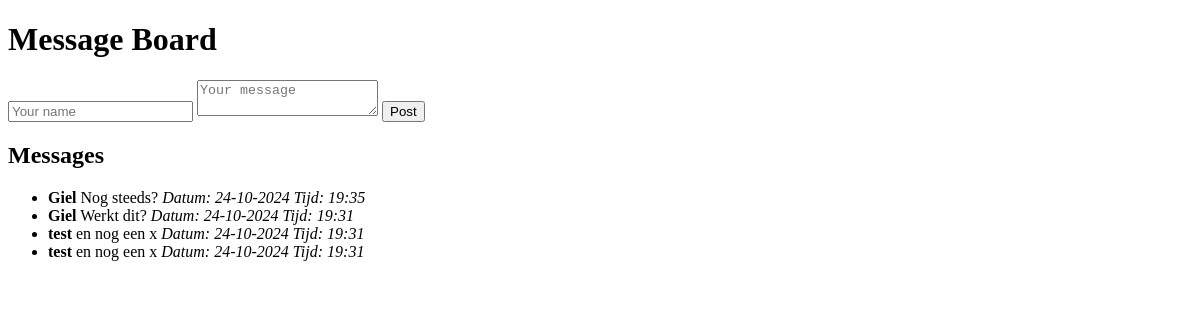
The page /board/ on the database as committed earlier.
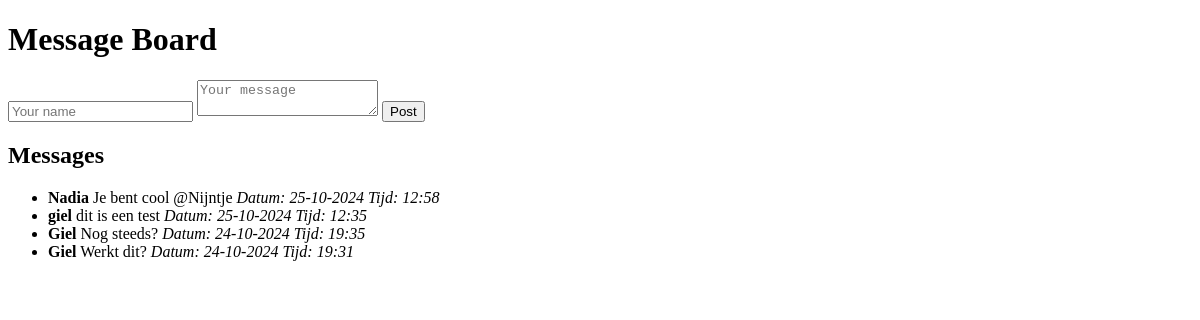
The same page on the database as committed later.
### board/models.py (models this page shows, shortened)
class Message(models.Model):
    username = models.CharField(max_length=100)
    content = models.TextField()
    created_at = models.DateTimeField(auto_now_add=True)

### board/views.py (the view, shortened to what this page needs)
# urls.py: path('', views.message_list, name='message_list'),
def message_list(request):
    messages = Message.objects.all().order_by('-created_at')
    formatted_messages = []
    for message in messages:
        formatted_messages.append({
            'username': message.username,
            'content': message.content,
            'formatted_date': message.created_at.strftime('%d-%m-%Y'),
            'formatted_time': message.created_at.strftime('%H:%M')
        })
    return render(request, 'board/message_list.html', {'messages': formatted_messages})

### board/templates/board/message_list.html (shortened to what this page needs)
<!DOCTYPE html>
<html>
<head>
</head>
<body>
    <h1>Message Board</h1>
    <form method="POST">
        <input type="text" name="username" placeholder="Your name" required>
        <textarea name="content" placeholder="Your message" required></textarea>
        <button type="submit">Post</button>
    </form>
    <h2>Messages</h2>
    <ul>
        {% for message in messages %}
            <li>
                <strong>{{ message.username }}</strong>
                 {{ message.content }}
                 <em>Datum: {{ message.formatted_date }}
                    Tijd: {{ message.formatted_time }}</em>
            </li>
        {% empty %}
            <li>No messages yet.</li>
        {% endfor %}
    </ul>
</body>
</html>

Rows that differ between the two databases and show on the page:
removed Message: username "test", content "en nog een x"
removed Message: username "test", content "en nog een x"
added Message: username "Nadia", content "Je bent cool @Nijntje"
added Message: username "giel", content "dit is een test"
Other text that changed with them:
new list line: "Datum: 25-10-2024 Tijd: 12:58"
new list line: "Datum: 25-10-2024 Tijd: 12:35"
list line gone: "Datum: 24-10-2024 Tijd: 19:31"
